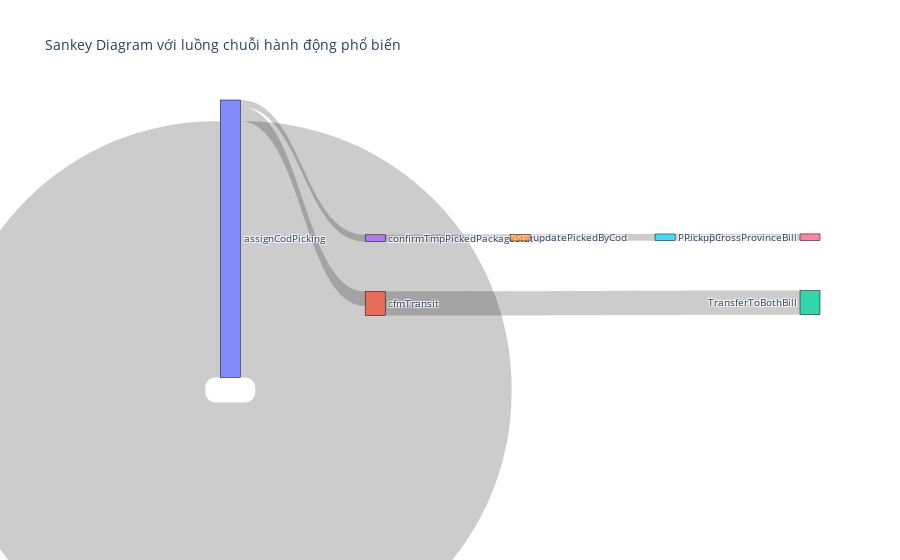

The notebook cell saved with this chart:
### Code cell
for seq, count in top_sequences:
    steps = seq.split(" -> ")
    for i in range(len(steps) - 1):
        source, target = steps[i], steps[i + 1]
        links[(source, target)] += count

        for step in (source, target):
            if step not in label_to_index:
                label_to_index[step] = len(node_labels)
                node_labels.append(step)

# Chuẩn bị dữ liệu cho Sankey diagram
source_indices = []
target_indices = []
values = []

for (source, target), value in links.items():
    source_indices.append(label_to_index[source])
    target_indices.append(label_to_index[target])
    values.append(value)

# Vẽ biểu đồ Sankey
sankey_fig = go.Figure(data=[go.Sankey(
    node=dict(
        pad=15,
        thickness=20,
        line=dict(color="black", width=0.5),
        label=node_labels
    ),
    link=dict(
        source=source_indices,
        target=target_indices,
        value=values
    )
)])
sankey_fig.update_layout(title_text="Sankey Diagram với luồng chuỗi hành động phổ biến", font_size=10)

### Figure 1 — Plotly figure (JSON) as saved in the notebook; plotly's stock layout.template omitted (floating-point values rounded to 4 significant figures)
{"data": [{"link": {"source": [0, 0, 1, 0, 3, 4, 5], "target": [0, 1, 2, 3, 4, 5, 6], "value": [23012, 1311, 2164, 598, 598, 598, 598]}, "node": {"label": ["assignCodPicking", "cfmTransit", "TransferToBothBill", "confirmTmpPickedPackageStatus", "updatePickedByCod", "PickupBill", "PickupCrossProvinceBill"], "line": {"color": "black", "width": 0.5}, "pad": 15, "thickness": 20}, "type": "sankey"}], "layout": {"font": {"size": 10}, "title": {"text": "Sankey Diagram với luồng chuỗi hành động phổ biến"}}}
